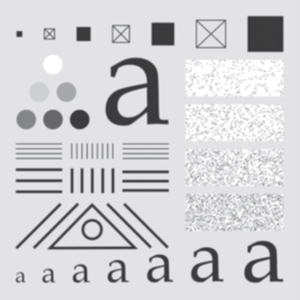
#> input picture images/pcb.png, 300 x 300 px, found by its file name
$ jupyter execute 4b_ideal_lowpass_filter.ipynb
#> lines starting #> are read from the running program, lines starting #| are printed output that depends on the picture
Importing Libraries

[cell 1]
import cv2
import numpy as np
import matplotlib.pyplot as plt

function for adding gaussian noise to the original image

[cell 2]
def add_gaussian_noise(image, mean=0, stddev=25):
    gaussian_noise = np.random.normal(mean, stddev, image.shape)
    noisy_image = image + gaussian_noise
    noisy_image = np.clip(noisy_image, 0, 255)
    return noisy_image

Function for Ideal Lowpass Filter

[cell 3]
def idel_lowpass_filter(image, cutoff_frequency):
    height, width = image.shape

    F = np.fft.fftshift(np.fft.fft2(image))
    H = np.zeros(image.shape, dtype=np.float32)

    D0 = cutoff_frequency
    for u in range(height):
        for v in range(width):
            D = np.sqrt((u - height / 2) ** 2 + (v - width / 2) ** 2)
            if D <= D0:
                H[u, v] = 1
    G = H * F
    filtered_image = np.fft.ifft2(np.fft.ifftshift(G))
    return np.abs(filtered_image)

Loading the original image

[cell 4]
original_image = cv2.imread('./images/pcb.png', 0)
#> original_image: shape (300, 300); min 53, max 255, mean 210
gray_image = cv2.resize(original_image, (512, 512))

Adding gaussian noise to the original image

[cell 5]
gaussian_noisy_image = add_gaussian_noise(gray_image, mean=0, stddev=2550)
#> in add_gaussian_noise, `noisy_image = image + gaussian_noise`:
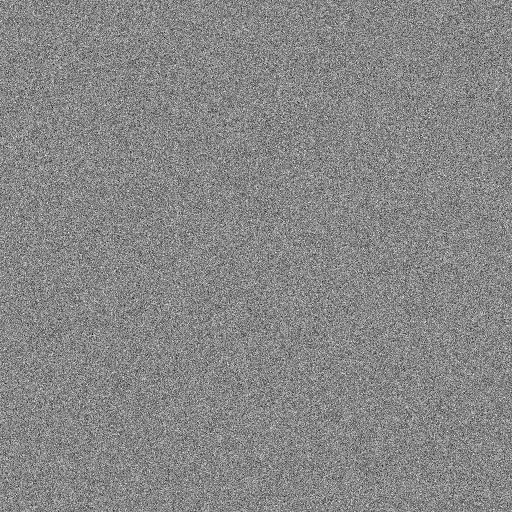
#> noisy_image: shape (512, 512) float64; min -12145.9, max 11155.9, mean 213; drawn with min black and max white
#> in add_gaussian_noise, `noisy_image = np.clip(noisy_image, 0, 255)`:
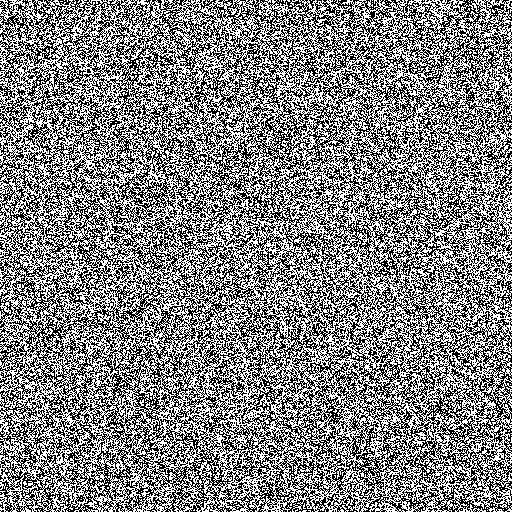
#> noisy_image: shape (512, 512) float64; min 0, max 255, mean 130.9

Applying Ideal Lowpass Filtering technique

[cell 6]
cutoff_frequency = 10
plt.figure(figsize=(12, 10))

for i in range(1, 7):
    idel_lowpass_filtered_image = idel_lowpass_filter(gray_image, i*cutoff_frequency)

    plt.subplot(2, 3, i)
    plt.imshow(idel_lowpass_filtered_image, cmap='gray')
    plt.title(f"Ideal Lowpass Filter with (D0 = ({i*cutoff_frequency})")
#> this loop made 6 passes
#> pass 1, `idel_lowpass_filtered_image = idel_lowpass_filter(gray_image, i*cutoff..`:
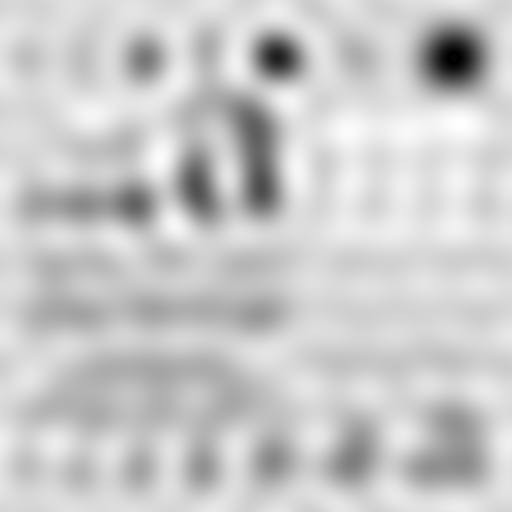
#> idel_lowpass_filtered_image: shape (512, 512) float64; min 0.0221, max 266.3, mean 209.9; drawn with min black and max white
#> pass 2, `idel_lowpass_filtered_image = idel_lowpass_filter(gray_image, i*cutoff..`:
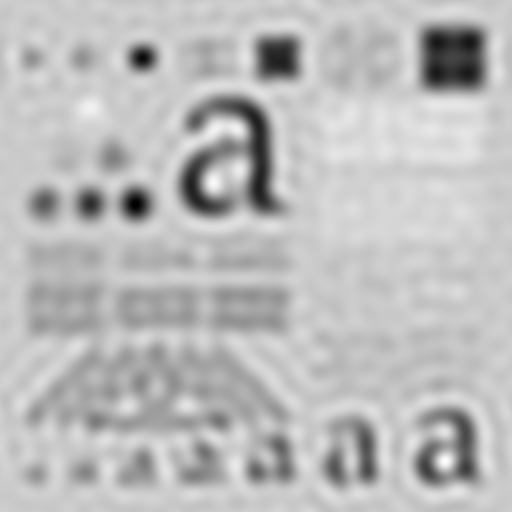
#> idel_lowpass_filtered_image: shape (512, 512) float64; min 0.0638, max 285.6, mean 209.9; drawn with min black and max white
#> pass 3, `idel_lowpass_filtered_image = idel_lowpass_filter(gray_image, i*cutoff..`:
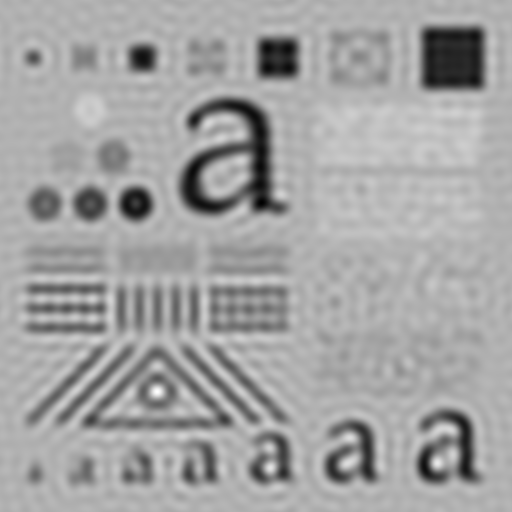
#> idel_lowpass_filtered_image: shape (512, 512) float64; min 13.49, max 320.4, mean 209.9; drawn with min black and max white

plt.tight_layout()
plt.show()
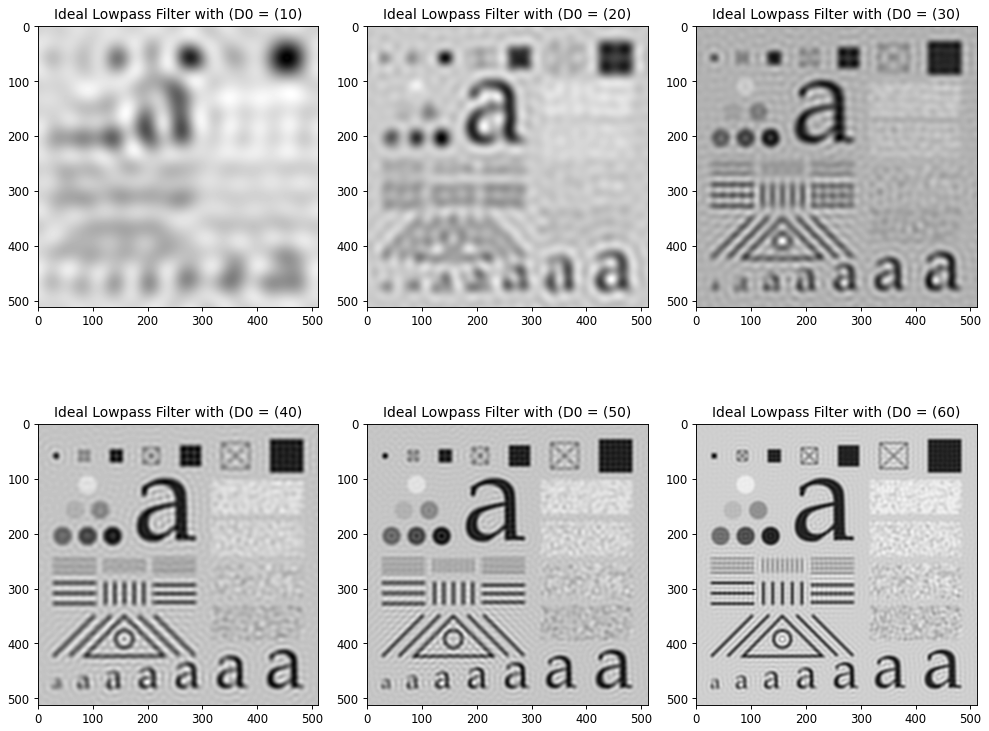
#> figure drawn by matplotlib, 6 panels
